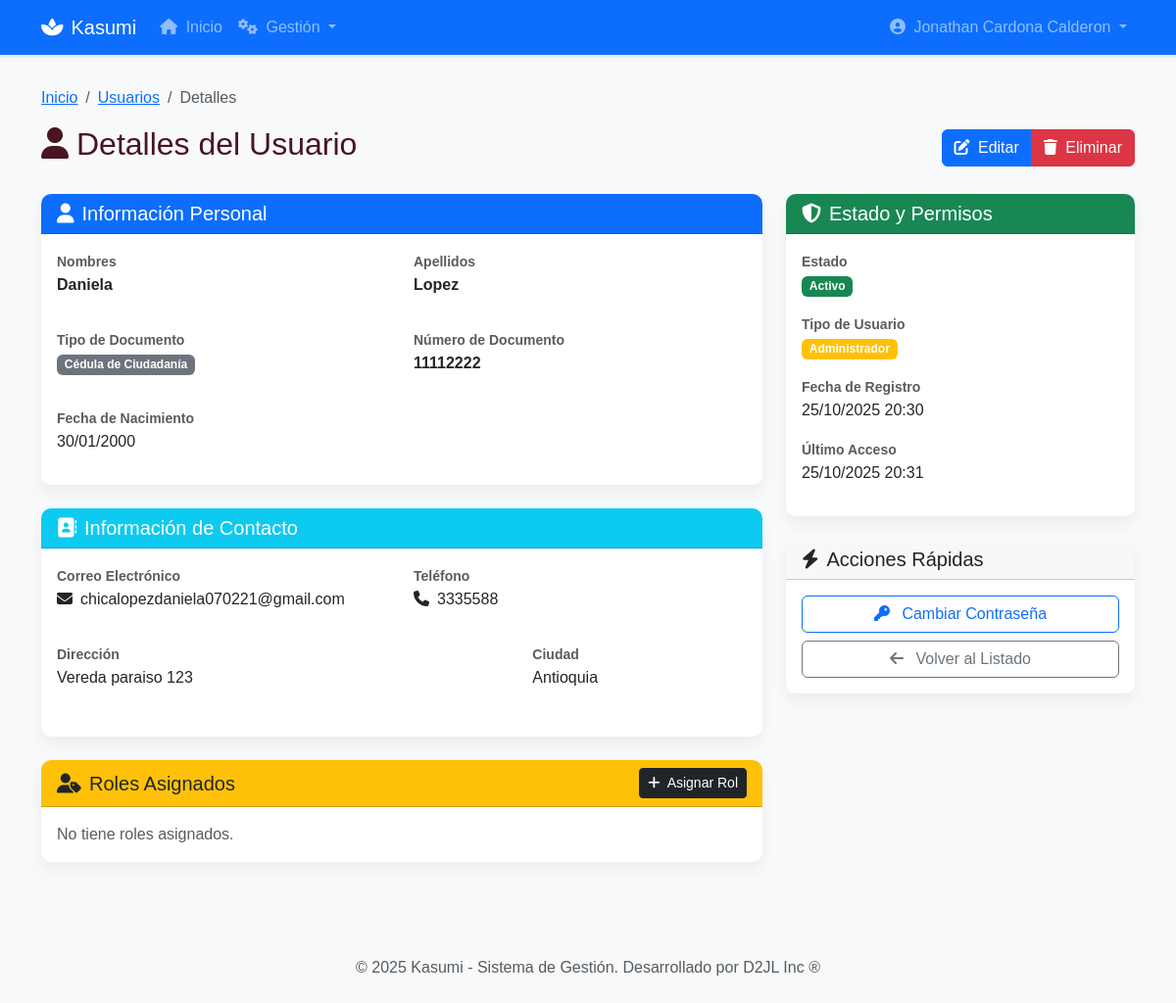
The page /usuarios/usuarios/2/ (signed in) on the database as committed earlier.
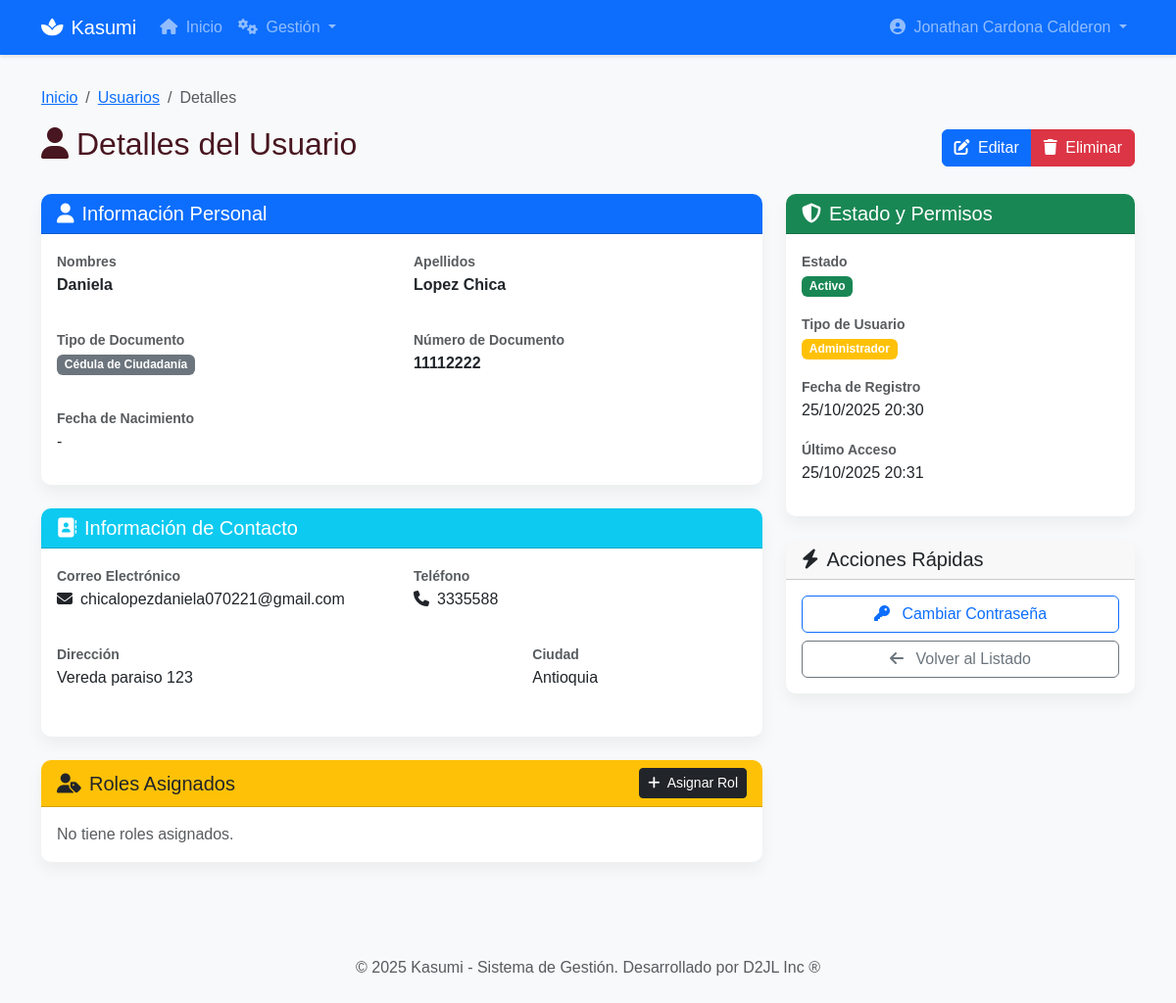
The same page on the database as committed later.
### accounts/models.py (models this page shows, shortened)
class Usuario(AbstractUser):
    TIPO_DOCUMENTO_CHOICES = [
        ('CC', 'Cédula de Ciudadanía'),
        ('CE', 'Cédula de Extranjería'),
        ('TI', 'Tarjeta de Identidad'),
        ('PAS', 'Pasaporte'),
    ]
    username = None
    email = models.EmailField(_('email address'), unique=True)
    tipo_documento = models.CharField(
        max_length=3,
        choices=TIPO_DOCUMENTO_CHOICES,
        default='CC',
        verbose_name='Tipo de Documento'
    )
    numero_documento = models.CharField(
        max_length=20,
        unique=True,
        verbose_name='Número de Documento'
    )
    telefono = models.CharField(max_length=15, blank=True, verbose_name='Teléfono')
    direccion = models.TextField(blank=True, verbose_name='Dirección')
    ciudad = models.CharField(max_length=100, blank=True, verbose_name='Ciudad')
    fecha_nacimiento = models.DateField(null=True, blank=True, verbose_name='Fecha de Nacimiento')
    USERNAME_FIELD = 'email'
    REQUIRED_FIELDS = ['numero_documento', 'first_name', 'last_name']
    objects = UsuarioManager()
    class Meta:
        verbose_name = 'Usuario'
        verbose_name_plural = 'Usuarios'

### gestion_usuarios/views.py (the view)
class DetalleUsuarioView(LoginRequiredMixin, UserPassesTestMixin, DetailView):
    model = Usuario
    template_name = 'gestion_usuarios/usuarios/detalle_usuario.html'
    context_object_name = 'usuario_detalle'
    def test_func(self):
        usuario = self.get_object()
        return self.request.user.is_staff or self.request.user == usuario
    def get_context_data(self, **kwargs):
        context = super().get_context_data(**kwargs)
        context['titulo'] = _('Detalles del Usuario')
        context['usuario'] = self.request.user
        return context

### templates/gestion_usuarios/usuarios/detalle_usuario.html (shortened to what the changed rows need)
{% extends "base.html" %}
{% load static %}
{% block content %}
<div class="row mb-4">
    <div class="col-12">
        <div class="d-flex justify-content-between align-items-center">
            <h2><i class="fas fa-user me-2"></i>Detalles del Usuario</h2>
        </div>
    </div>
</div>
<div class="row">
    <div class="col-lg-8">
        <div class="card mb-4">
            <div class="card-body">
                <div class="row mb-3">
                    <div class="col-md-6">
                        <label class="text-muted small">Nombres</label>
                        <p class="fw-bold">{{ usuario_detalle.first_name }}</p>
                    </div>
                    <div class="col-md-6">
                        <label class="text-muted small">Apellidos</label>
                        <p class="fw-bold">{{ usuario_detalle.last_name }}</p>
                    </div>
                </div>
                <div class="row mb-3">
                    <div class="col-md-6">
                        <p><span class="badge bg-secondary">{{ usuario_detalle.get_tipo_documento_display }}</span></p>
                    </div>
                    <div class="col-md-6">
                        <label class="text-muted small">Número de Documento</label>
                        <p class="fw-bold">{{ usuario_detalle.numero_documento }}</p>
                    </div>
                </div>
                <div class="row">
                    <div class="col-md-6">
                        <label class="text-muted small">Fecha de Nacimiento</label>
                        <p>{{ usuario_detalle.fecha_nacimiento|date:"d/m/Y"|default:"-" }}</p>
                    </div>
                </div>
            </div>
        </div>
        <div class="card mb-4">
            <div class="card-body">
                <div class="row mb-3">
                    <div class="col-md-6">
                        <label class="text-muted small">Correo Electrónico</label>
                        <p><i class="fas fa-envelope me-2"></i>{{ usuario_detalle.email }}</p>
                    </div>
                    <div class="col-md-6">
                        <label class="text-muted small">Teléfono</label>
                        <p><i class="fas fa-phone me-2"></i>{{ usuario_detalle.telefono|default:"-" }}</p>
                    </div>
                </div>
                <div class="row mb-3">
                    <div class="col-md-8">
                        <label class="text-muted small">Dirección</label>
                        <p>{{ usuario_detalle.direccion|default:"-" }}</p>
                    </div>
                    <div class="col-md-4">
                        <label class="text-muted small">Ciudad</label>
                        <p>{{ usuario_detalle.ciudad|default:"-" }}</p>
                    </div>
                </div>
            </div>
        </div>
    </div>
    <div class="col-lg-4">
        <div class="card mb-4">
            <div class="card-body">
                <div class="mb-3">
                    <label class="text-muted small">Fecha de Registro</label>
                    <p>{{ usuario_detalle.date_joined|date:"d/m/Y H:i" }}</p>
                </div>
                <div>
                    <label class="text-muted small">Último Acceso</label>
                    <p>{{ usuario_detalle.last_login|date:"d/m/Y H:i"|default:"Nunca" }}</p>
                </div>
            </div>
        </div>
    </div>
</div>
{% endblock %}

Rows that differ between the two databases and show on the page:
changed Usuario "Daniela": last_name "Lopez" → "Lopez Chica"; fecha_nacimiento "30/01/2000" → "-"
